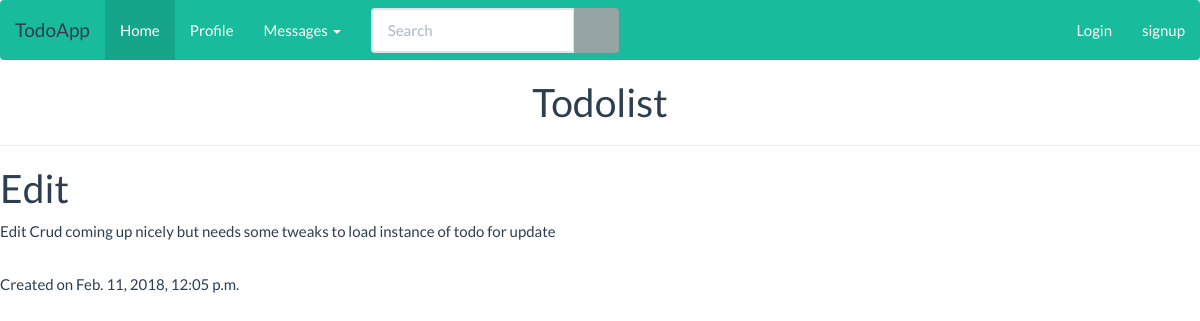
/todos/todo/details/8, run on the app's committed database.
### todos/models.py (models this page shows, shortened)
class Todo(models.Model):
    title = models.CharField(max_length=50)
    text = models.TextField()
    created_at = models.DateTimeField(default=datetime.now, blank=True)

### todos/views.py (the view)
# urls.py: path('todo/details/<todo_id>', views.details, name='detail'),
def details(request, todo_id):
    todo = Todo.objects.get(id=todo_id)
    context = {
        'todo': todo
    }
    return render(request, 'details.html', context)

### todos/Templates/details.html
{% include 'partials/header.html' %}
<h1>{{ todo.title }}</h1>
<p>{{ todo.text }}</p>
<br>
<p>Created on {{ todo.created_at }}</p>
{% include 'partials/footer.html' %}

### data on the page
Todo: title "Edit", text "Edit Crud coming up nicely but needs some tweaks to load instance of todo for update", created_at "Feb. 11, 2018, 12:05 p.m."
